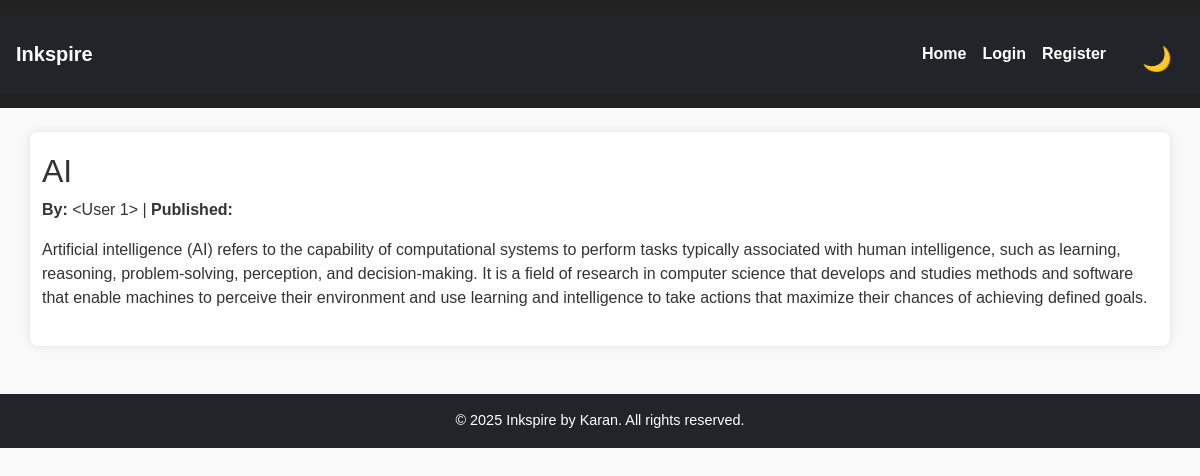
The app's page /article/2 with its own data.
### app.py (models this page shows)
class Post(db.Model):
    id = db.Column(db.Integer, primary_key=True)
    title = db.Column(db.String(255), nullable=False)
    category = db.Column(db.String(100), nullable=False)
    content = db.Column(db.Text, nullable=False)
    date_posted = db.Column(db.DateTime, default=datetime.utcnow)
    user_id = db.Column(db.Integer, db.ForeignKey('user.id'), nullable=False)

### app.py (the view)
@app.route('/article/<int:post_id>')
def article(post_id):
    post = Post.query.get_or_404(post_id)
    return render_template('article.html', article=post)

### templates/article.html
{% extends "base.html" %}
{% block content %}
    <h2>{{ article.title }}</h2>
    <p><strong>By:</strong> {{ article.author }} | <strong>Published:</strong> {{ article.date }}</p>
    <p>{{ article.content }}</p>
{% endblock %}

### static/css/main.css (style rules this page uses)
body { font-family: Arial, sans-serif; margin: 0; padding: 0; background-color: #f9f9f9; color: #333; transition: background-color 0.3s ease, color 0.3s ease; }

### records on screen
Post: title "AI", content "Artificial intelligence (AI) refers to the capability of computational systems to perform tasks typically associated with human intelligence, such as learning, reasoning, problem-solving, perception, and decision-making. It is a field of research in computer science that develops and studies methods and software that enable machines to perceive their environment and use learning and intelligence to take actions that maximize their chances of achieving defined goals."

### other values on screen
{{ article.author }} "<User 1>"
